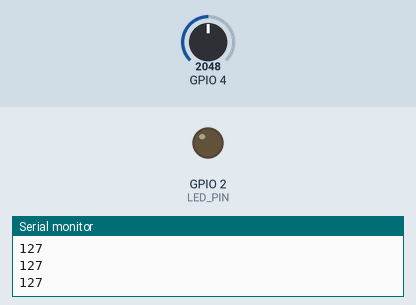
Bench run of a sketch on a simulated ESP32. Parts: output pins drawn as LEDs (lit = HIGH), the last lines printed to the serial monitor. The test bench sets the inputs (shaded band); at power-on: GPIO 4 = 2048.

Above: at 2.2 s.
2.3 s: GPIO 4 set to 1667
3.8 s: GPIO 4 set to 1577
At 4.4 s:
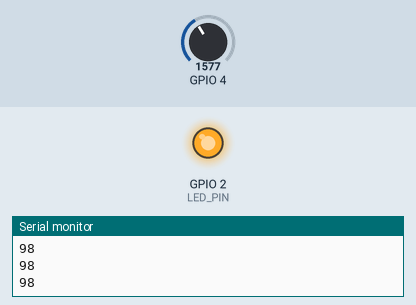
5.3 s: GPIO 4 set to 2047
At 5.7 s:
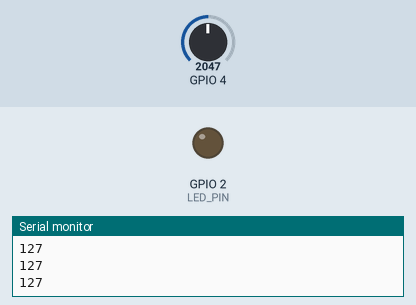
6.8 s: GPIO 4 set to 1228
At 8.1 s:
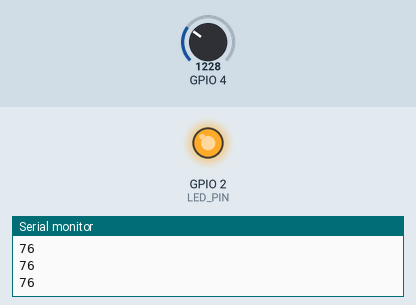
Timing chart, 0 to 9.3 s (numbered marks = the images above; inputs shaded):
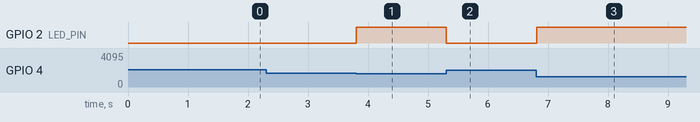

The sketch:

ldrread.ino
```cpp
#define LDR 34
#define LED_PIN           2  // ESP32 pin GIOP22 connected to LED
#define ANALOG_THRESHOLD  100

void setup() {
  // put your setup code here, to run once:
  pinMode(2, OUTPUT);
  Serial.begin(9600);
  delay(1000);

}

void loop() {
  // put your main code here, to run repeatedly:
  int LDR_val = analogRead(4);
  int mapped_val = map(LDR_val, 0, 4095, 0, 255);
  Serial.println(mapped_val);
  if (mapped_val < ANALOG_THRESHOLD)
    digitalWrite(LED_PIN, HIGH); // turn on LED
  else
    digitalWrite(LED_PIN, LOW);  // turn off LED
  delay(100);

}
```

Measured:
- the behaviour switches between 1606 and 1605 on GPIO 4 (found by bisection; images 0 and 1)
- after the input at 3.8 s, GPIO 2 (LED_PIN): LOW → HIGH at once
- after the input at 5.3 s, GPIO 2 (LED_PIN): HIGH → LOW at once
- after the input at 6.8 s, GPIO 2 (LED_PIN): LOW → HIGH at once
